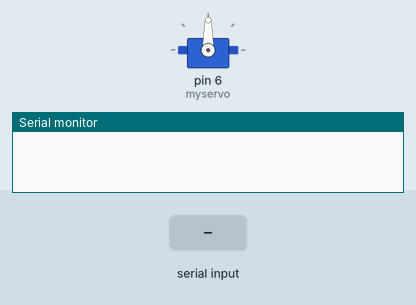
Recording of a sketch running on a simulated Arduino Uno, built with avr-gcc and run on an emulated ATmega328P. Shown: servo, the last lines printed to the serial monitor. The inputs (shaded band) are chosen by the test bench.

Above: at 1.2 s.
1.3 s: "F" received over Serial
At 4.0 s:
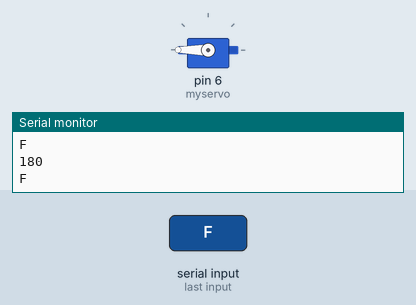
4.3 s: "B" received over Serial
At 4.46 s:
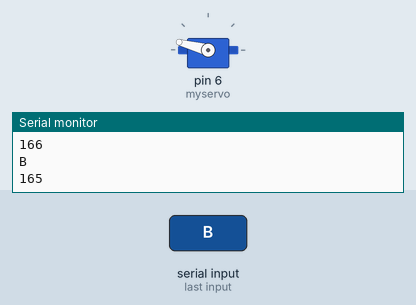
At 7.2 s:
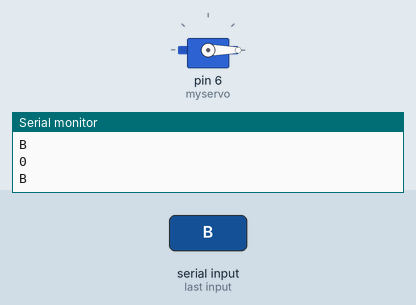
Timing chart, 0 to 8.7 s (numbered marks = the images above; inputs shaded):
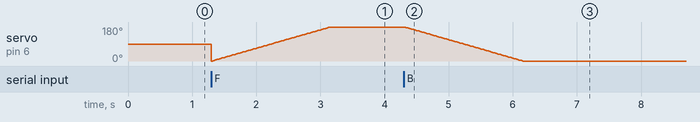

The sketch:

big_servo_testing.ino
```cpp
#include <Servo.h>
char c;
Servo myservo;  // create servo object to control a servo
int pos = 0;    // variable to store the servo position

void setup() {
  Serial.begin(9600);
  myservo.attach(6);  // attaches the servo on pin 9 to the servo object
}

void loop() {
  if (Serial.available()) {
     c = Serial.read();
     if ( c == 'F'){
         for (pos = 0; pos <= 180; pos += 1) { // goes from 0 degrees to 180 degrees
         myservo.write(pos);
         Serial.println(pos);
         Serial.println(c);
         // tell servo to go to position in variable 'pos'
         delay(10);           // waits 15ms for the servo to reach the position
  } }
  if ( c == 'B'){

  for (pos = 180; pos >= 0; pos -= 1) { // goes from 180 degrees to 0 degrees
    myservo.write(pos);
    Serial.println(pos);
    Serial.println(c);// tell servo to go to position in variable 'pos'
    delay(10);           // waits 15ms for the servo to reach the position
}
}}}
```

Measured:
- after the input at 4.3 s, servo on pin 6 (myservo): moves from 180° to 0° over 1.8 s, starting at once
